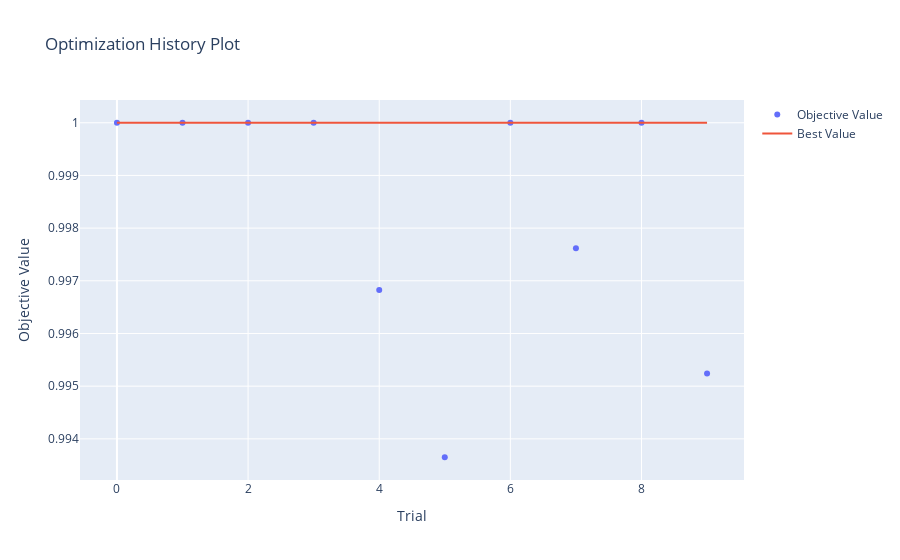
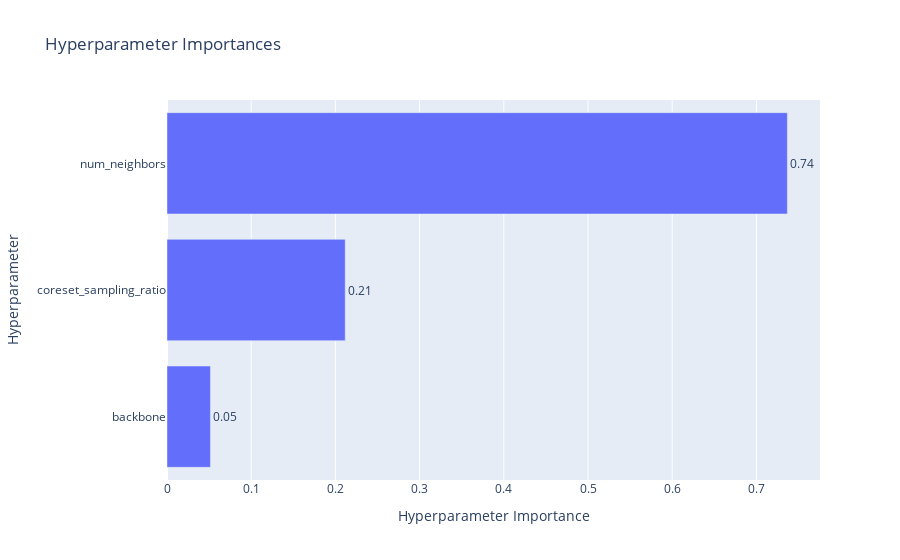

The cell these charts' notebook holds for them, in order:
### Code cell
import optuna
from optuna.visualization import plot_optimization_history, plot_param_importances
from anomalib.models import Patchcore
from anomalib.data import MVTec
from anomalib.engine import Engine
path = "/mnt/c/Users/pawel/Explainable-hyperparameter-optimization-in-anomaly-detection/datasets/MVTec"
train_batch_size = 2
coreset_sampling_ratio = 0.1
limit_train_batches = 3

def objective(trial):
    params = {
        "backbone": trial.suggest_categorical("backbone", ["resnet18", "wide_resnet50_2"]),
        "coreset_sampling_ratio": trial.suggest_float("coreset_sampling_ratio", 0.01, 0.5),
        "num_neighbors": trial.suggest_int("num_neighbors", 1, 100),
    }


    model = Patchcore(**params)
    engine = Engine(max_epochs=1,
        accelerator="cpu",
        limit_train_batches=limit_train_batches
                    )


    datamodule = MVTec(root=path, category="bottle", train_batch_size=train_batch_size)


    engine.fit(datamodule=datamodule, model=model)
    metrics = engine.test(datamodule=datamodule, model=model)
    print(metrics)
    return metrics[0]["image_AUROC"]


study = optuna.create_study(
    direction="maximize",
    study_name="anomalib_patchcore_tuning",
    storage="sqlite:///anomalib3.db",
    load_if_exists=True,
)


study.optimize(objective, n_trials=10)


print("Najlepszy trial:")
trial = study.best_trial
print(f"  AUROC: {trial.value}")
print(f"  Parametry: {trial.params}")


plot_optimization_history(study).show()
plot_param_importances(study).show()

### Figure 1 — Plotly figure (JSON) as saved in the notebook; plotly's stock layout.template omitted (floating-point values rounded to 4 significant figures)
{"data": [{"mode": "markers", "name": "Objective Value", "x": [0, 1, 2, 3, 4, 5, 6, 7, 8, 9], "y": [1.0, 1.0, 1.0, 1.0, 0.9968, 0.9937, 1.0, 0.9976, 1.0, 0.9952], "type": "scatter"}, {"mode": "lines", "name": "Best Value", "x": [0, 1, 2, 3, 4, 5, 6, 7, 8, 9], "y": [1.0, 1.0, 1.0, 1.0, 1.0, 1.0, 1.0, 1.0, 1.0, 1.0], "type": "scatter"}, {"marker": {"color": "#cccccc"}, "mode": "markers", "name": "Infeasible Trial", "showlegend": false, "x": [], "y": [], "type": "scatter"}], "layout": {"title": {"text": "Optimization History Plot"}, "xaxis": {"title": {"text": "Trial"}}, "yaxis": {"title": {"text": "Objective Value"}}}}

### Figure 2 — Plotly figure (JSON) as saved in the notebook; plotly's stock layout.template omitted (floating-point values rounded to 4 significant figures)
{"data": [{"cliponaxis": false, "hovertemplate": ["backbone (CategoricalDistribution): 0.05160653008828991<extra></extra>", "coreset_sampling_ratio (FloatDistribution): 0.21163778371986225<extra></extra>", "num_neighbors (IntDistribution): 0.7367556861918478<extra></extra>"], "name": "Objective Value", "orientation": "h", "text": ["0.05", "0.21", "0.74"], "textposition": "outside", "x": [0.05161, 0.2116, 0.7368], "y": ["backbone", "coreset_sampling_ratio", "num_neighbors"], "type": "bar"}], "layout": {"title": {"text": "Hyperparameter Importances"}, "xaxis": {"title": {"text": "Hyperparameter Importance"}}, "yaxis": {"title": {"text": "Hyperparameter"}}}}
